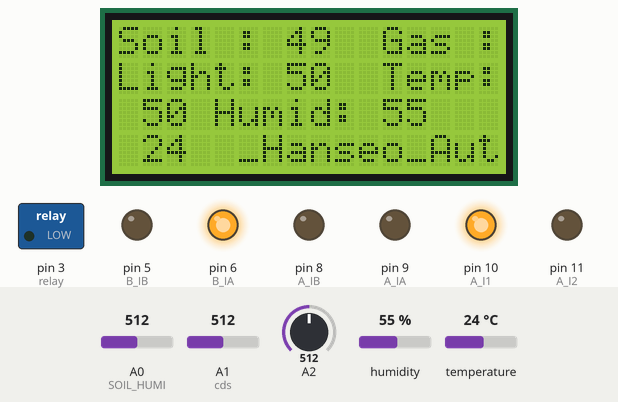
Bench run of a sketch on a simulated Arduino Uno, built with avr-gcc and run on an emulated ATmega328P. On the bench: 16×4 character LCD, switched loads named in the sketch (green lamp = pin HIGH), output pins drawn as LEDs (lit = HIGH). The inputs (shaded band) are chosen by the test bench; at power-on: A1 (cds) = 512, humidity 55 %, A0 (SOIL_HUMI) = 512, A2 = 512, temperature 24 °C. What the sketch prints to the serial monitor is not drawn.

Above: at 1.8 s.
1.9 s: A1 (cds) set to 602
At 3.1 s:
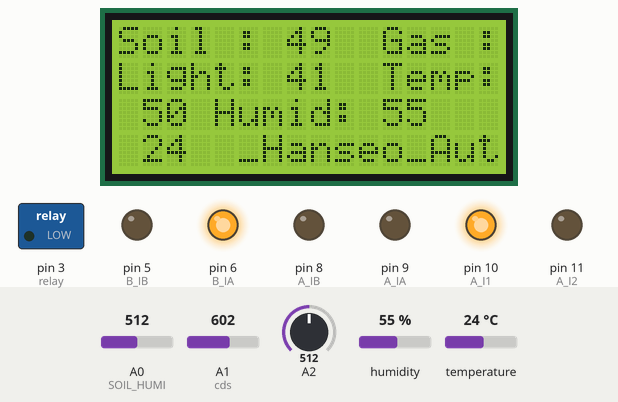
3.7 s: A1 (cds) set to 632
At 6.0 s:
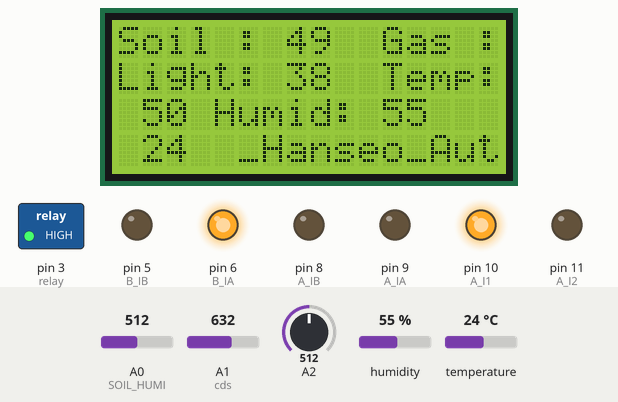
6.7 s: humidity set to 51 %
At 9.6 s:
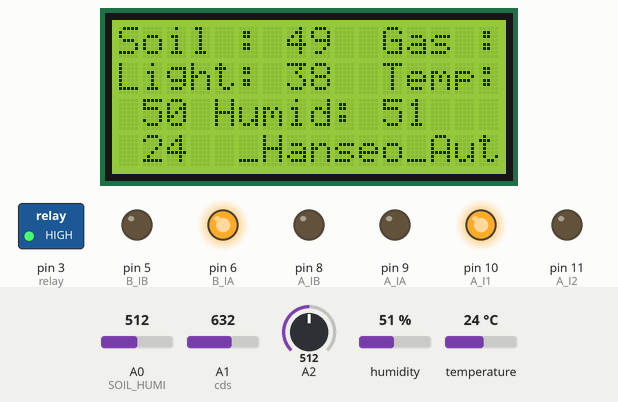
9.9 s: humidity set to 48 %
At 12.6 s:
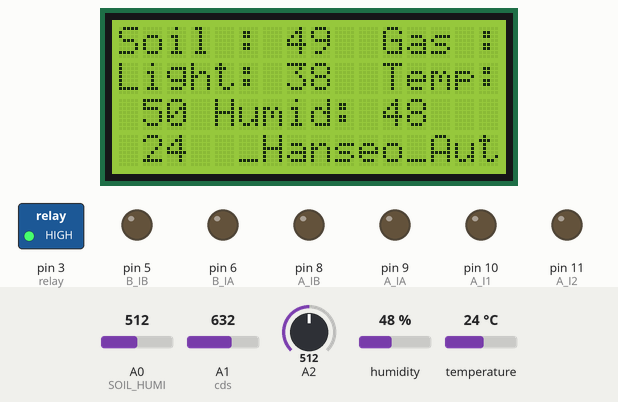
12.9 s: A0 (SOIL_HUMI) set to 702
At 14.8 s:
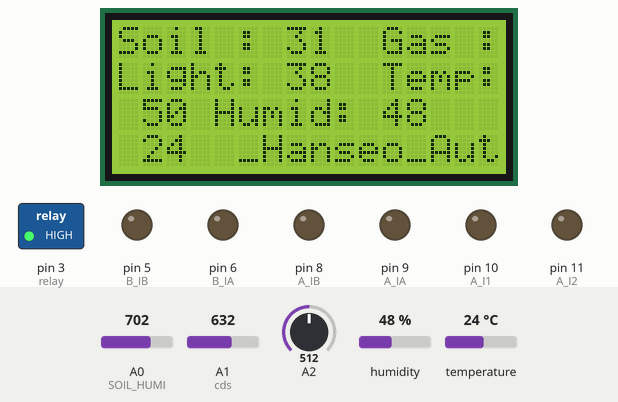
15.1 s: A0 (SOIL_HUMI) set to 725
At 17.9 s:
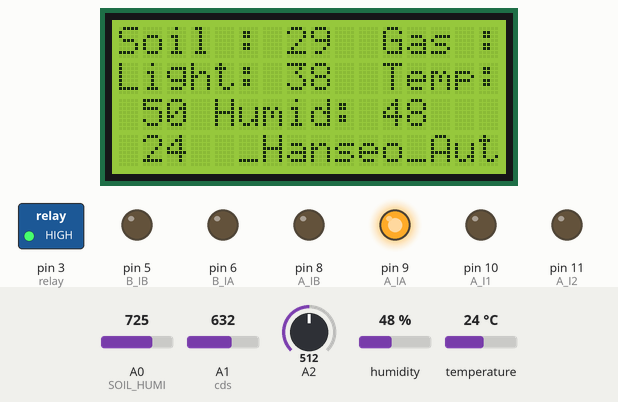
Timing chart, 0 to 19.1 s (numbered marks = the images above; inputs shaded):
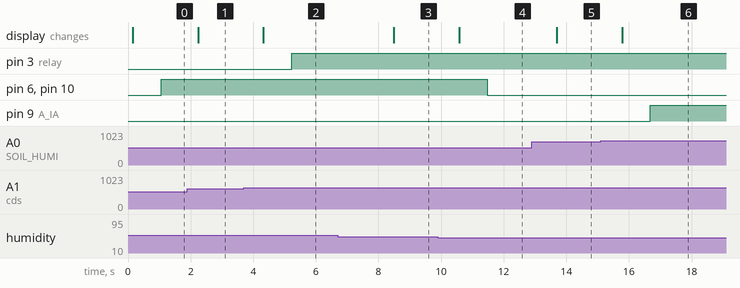

The sketch:

SMART_FARM_hanseo.ino
```cpp
#include <Wire.h>
#include <LiquidCrystal_I2C.h> // LCD를 사용하기 위한 라이브러리 추가
#include <DHT.h> // 온습도센서를 사용하기 위한 라이브러리 추가
#define DHTPIN 2 // 온습도센서 데이터단자 연결 핀번호
#define DHTTYPE DHT11 // DHT11 센서일 경우 DHT11 , DHT22 센서일 경우 DHT22
#define A_IA 9 // 모터드라이버 A_1A 단자 연결 핀번호(워터모터)
#define A_IB 8 // 모터드라이버 A_1B 단자 연결 핀번호
#define A_I1 10 // 팬 모터드라이버 A_1A 단자 연결 핀번호
#define A_I2 11 // 팬 모터드라이버 A_2B 단자 연결 핀번호
#define B_IA 6 // 모터드라이버 B_1A 단자 연결 핀번호 (미니모터)
#define B_IB 5 // 모터드라이버 B_1B 단자 연결 핀번호
#define SOIL_HUMI A0

LiquidCrystal_I2C lcd(0x27, 16, 4); // LCD I2C 통신 설정(주소, 글자수, 줄수) // 보_A4, 초_A5
DHT dht(DHTPIN, DHTTYPE); // 온습도센서 사용 설정

int cds = A1; // 조도센서에 사용할 핀번호
int relay = 3; // relay LED에 사용할 핀번호
int soil, psoil;  // 수분센서 값을 사용하기 위한 변수 선언
int val, ledval, pledval; // 조도센서 값을 사용하기 위한 변수 선언
int pgas;
int hval, tval;

void setup() {
 Serial.begin(9600); // 시리얼 모니터 사용
 dht.begin(); // 온습도센서 작동

 pinMode(A_IA, OUTPUT); // 워터 모터 출력모드
 pinMode(A_IB, OUTPUT);
 analogWrite(A_IA, LOW); // 워터 모터 초기값 OFF 상태
 analogWrite(A_IB, LOW);

 pinMode(A_I1, OUTPUT); // 팬 모터 출력모드
 pinMode(A_I2, OUTPUT);
 pinMode(B_IA, OUTPUT);
 pinMode(B_IB, OUTPUT);
 analogWrite(A_I1, LOW); // 팬 모터 초기값 OFF 상태
 analogWrite(A_I2, LOW);
 analogWrite(B_IA, LOW);
 analogWrite(B_IB, LOW);
 pinMode(relay, OUTPUT); // relay LED 출력 모드
 digitalWrite(relay, LOW); // LED 초기값 OFF 상태
}

void loop() {
 float h = dht.readHumidity(); // 습도 값을 읽어 h에 입력, 그 값은 실수임 (온습도센서는 소수점 2자리까지 나타내도록 제작되어 있음)
 float t = dht.readTemperature(); // 온도 값을 읽어 t에 입력

 if (isnan(h) || isnan(t)){ // 온습도센서 가 읽은 값이 숫자가 아니면
  Serial.println("DHT센서 값 읽기 실패!"); // 문자 출력
  return; //프로그램 종료
  }
 soil = analogRead(SOIL_HUMI); // A0에서 읽은 값을 soil 변수에 저장
 psoil = map(soil, 1023, 0, 0, 100); // map함수를 사용하여 soil값을 1~100으로 변환한 값을 psoil에 저장
 int gas = analogRead(A2);  // A2에서 읽은 값을 gas 변수에 저장
 pgas = map(gas,0,1023,0,100);
 val = analogRead(cds); // A1에서 읽은 값을 val 변수에 저장
 ledval = map(val,0, 1023, 250, 0); // map함수를 사용하여 val값을 1~250으로 변환한 값을 ledval에 저장
 pledval = ledval*0.4; // 조도센서값을 0~100으로 표시하기 위한 설정
 //int led = 100 - pledval;
 lcd.init(); // LCD 초기화
 lcd.clear(); // 이전에 출력한 값 지우기
 lcd.backlight(); // 배경화면 빛이 들어오도록 설정
 lcd.display(); // 내용을 표시
 lcd.setCursor(0,0);
 lcd.print("Soil : ");
 lcd.print(psoil);
 lcd.setCursor(11,0);
 lcd.print("Gas : ");
 lcd.print(pgas);
 lcd.setCursor(0,1);
 lcd.print("Light: ");
 lcd.print(pledval);
 lcd.setCursor(11,1);
 lcd.print("Temp: ");
 lcd.print(t,0);
 lcd.setCursor(0,2);
 lcd.print("Humid: ");
 lcd.print(h,0);
 lcd.setCursor(1,3);
 lcd.print("_Hanseo_Auto_Farm_");

 Serial.print(String(psoil) + "/");
 Serial.print(String(pgas) + "/");
 Serial.print(String(pledval) + "/");
 Serial.print(String(t,0) + "/");
 Serial.println(String(h,0));
 delay(900);

if(psoil < 30) { // 토양수분값이 30미만이면
 digitalWrite(A_IA, HIGH); // 워터모터를 돌려라
 digitalWrite(A_IB, LOW);
 analogWrite(A_IA, 255);  // 값을 변화시키면서 호스에서 나오는 물의 양을 적정하게 설정
 }
 else{  // 그 외 토양수분값이 측정되면 워터모터를 끄라
 digitalWrite(A_IA, LOW);
 digitalWrite(A_IB, LOW);
}
if(t >= 35 || h >= 50 || pgas >= 70 ) { // 팬 동작 ON 조건1개(가스)
 digitalWrite(A_I1, HIGH);  // 1번 팬을 돌려라
 digitalWrite(A_I2, LOW);
 digitalWrite(B_IA, HIGH); // 2번 팬을 돌려라
 digitalWrite(B_IB, LOW);
 analogWrite(A_I1, 255); // 값을 변확시키면서 1번 팬의 세기를 설정
 analogWrite(B_IA, 255);  // 값을 변화시키면서 2번 팬의 세기를 설정
}
else{ // 그 외 온습도 측정값이면 미니모터를 끄라
 digitalWrite(A_I1, LOW);
 digitalWrite(A_I2, LOW);
 digitalWrite(B_IA, LOW);
 digitalWrite(B_IB, LOW);
}
 if (pledval <40) { // 조도센서값이 60미만이면
  digitalWrite(relay, 1);  // LED는 조도센서 값의 밝기로 켜라
 }
  else{  // 그 외 조도센서값이면 LED를 끄라
  digitalWrite(relay, 0);
 }
}
```

Measured:
- the behaviour switches between 617 and 618 on A1 (cds) (found by bisection; images 1 and 2)
- the behaviour switches between 50 and 49 % on humidity (found by bisection; images 3 and 4)
- the behaviour switches between 716 and 717 on A0 (SOIL_HUMI) (found by bisection; images 5 and 6)
- after the input at 1.9 s, the display: changes after 0.34 s (image 1)
- after the input at 3.7 s, pin 3 (relay): LOW → HIGH after 1.5 s; the display: changes after 0.62 s (image 2)
- after the input at 6.7 s, the display: changes after 1.8 s (image 3)
- after the input at 9.9 s, pin 6 (B_IA), pin 10 (A_I1): HIGH → LOW after 1.6 s; the display: changes after 0.68 s (image 4)
- after the input at 12.9 s, the display: changes after 0.79 s (image 5)
- after the input at 15.1 s, pin 9 (A_IA): LOW → HIGH after 1.6 s; the display: changes after 0.68 s (image 6)
